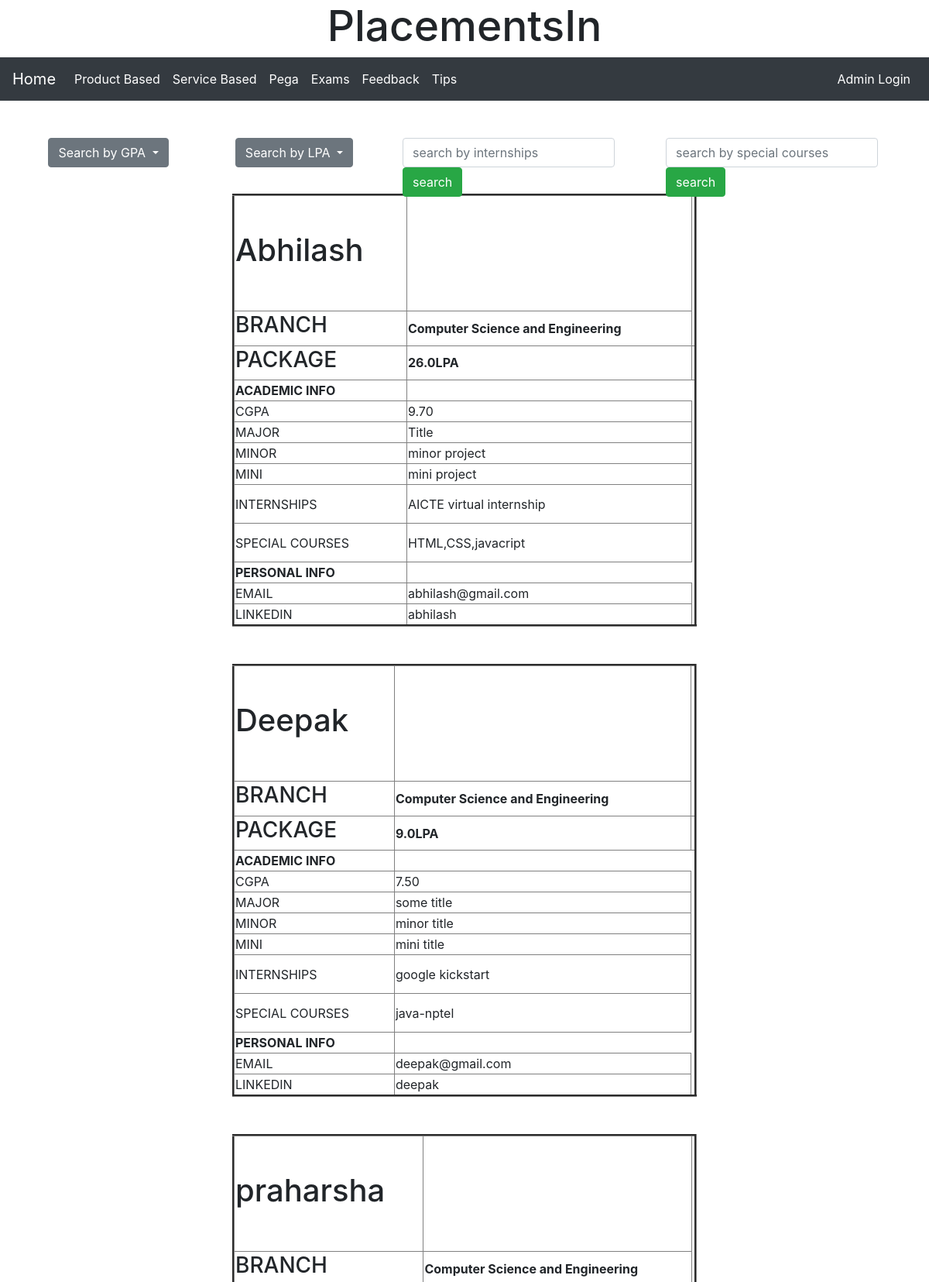
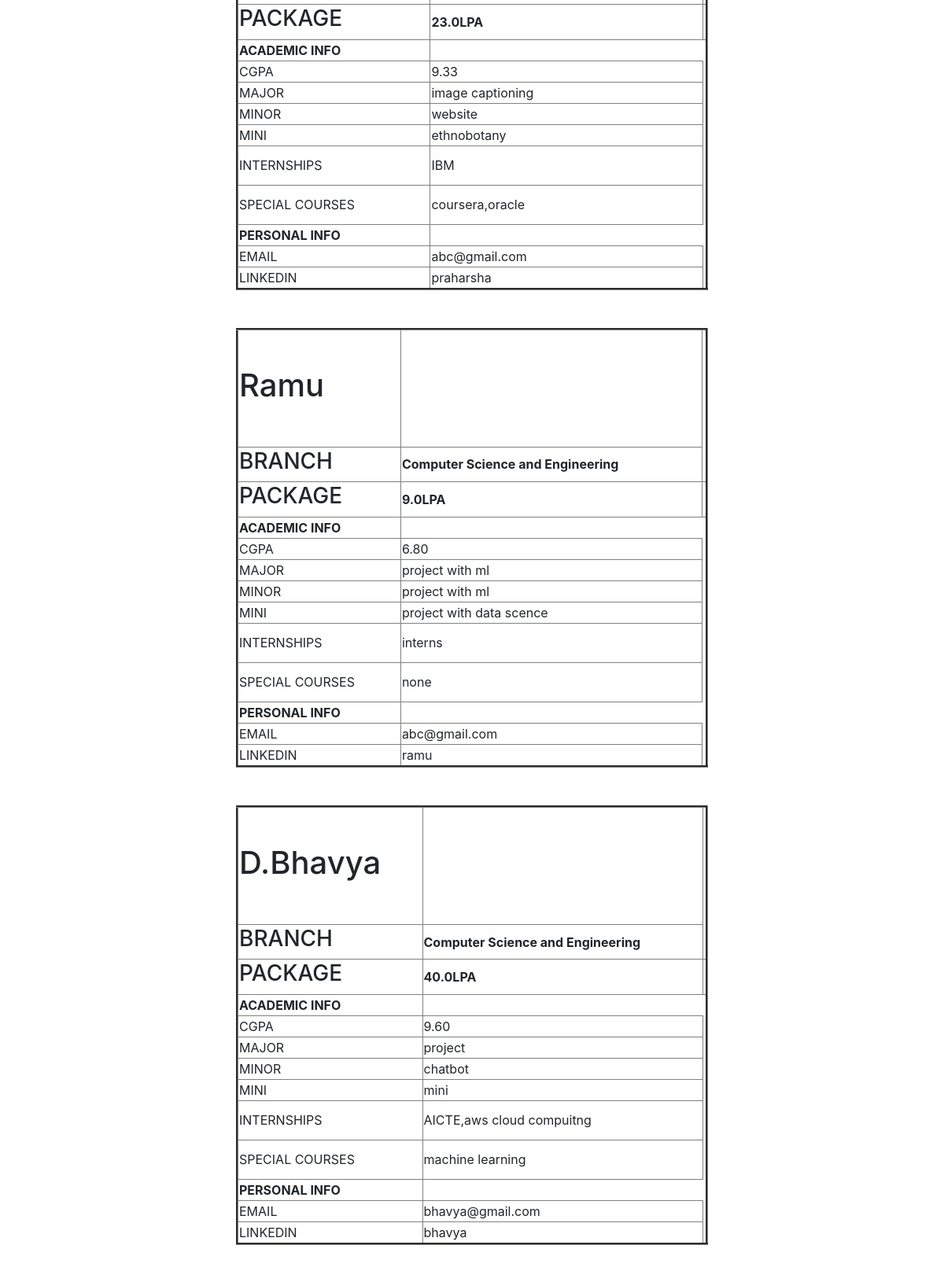
/microsoft (upper part), run on the app's committed database (2 pictures, top to bottom).
### profiles/models.py (models this page shows)
class Profiles(models.Model):
    name=models.CharField(max_length=120,default='Some name')
    branch=models.CharField(max_length=120,default='Some branch')
    jobtitle=models.CharField(max_length=120)
    cgpa=models.DecimalField(decimal_places=2,max_digits=1000)
    major=models.CharField(max_length=120)
    mini=models.CharField(max_length=120)
    minor=models.CharField(max_length=120)
    internships=models.TextField(null=True,blank=True)
    special_courses=models.TextField(null=True,blank=True)
    email=models.EmailField(max_length=250)
    LinkedIn=models.CharField(max_length=200)
    org=models.CharField(max_length=120,default='some company')
    package_LPA=models.DecimalField(decimal_places=1,max_digits=1000,default=5)

### profiles/views.py (the view)
# urls.py: path('microsoft',Microsoft),
def Microsoft(request):
    obj=Profiles.objects.filter(org='microsoft').values()
    if request.method == "GET":
        st=request.GET.get('searchinterns')
        st1 = request.GET.get('searchspecialcourses')
        if st!=None:
            obj=Profiles.objects.filter(internships__icontains=st,org='microsoft')
        if st1!=None:
            obj=Profiles.objects.filter(special_courses__icontains=st1,org='microsoft')
    context = {
        'obj':obj
    }
    return render(request,'microsoft.html',context)

### templates/microsoft.html (shortened to what this page needs)
<!doctype html>
{% extends 'base.html' %}
{% block content %}
<html lang="en">
  <head>
    <link rel="stylesheet" href="https://cdn.jsdelivr.net/npm/bootstrap@4.4.1/dist/css/bootstrap.min.css">
  </head>
  <body>
  <center>
    <br>
    <br>
    <div style="width:200px;height:50px;margin-left:40px;float:left;" class="dropdown">
  <button class="btn btn-secondary dropdown-toggle" type="button" id="GPAMenuButton" data-toggle="dropdown" aria-haspopup="true" aria-expanded="false">
    Search by GPA
  </button>
</div>
   <div style="width:200px;height:50px;margin-left:40px;float:left;"  class="dropdown" >
  <button class="btn btn-secondary dropdown-toggle" type="button" id="LPAMenuButton" data-toggle="dropdown" aria-haspopup="true" aria-expanded="false">
    Search by LPA
  </button>
</div>
<div style="width:300px;height:50px;margin-left:40px;float:left;">
    <form action="" method="get" class="form-inline">
        <input type="text" class="form-control" name="searchinterns" placeholder="search by internships"/>
        <input type="submit" value="search" class="btn btn-success">
    </form>
</div>
      <div style="width:300px;height:50px;margin-left:40px;float:left;">
    <form action="" method="get" class="form-inline">
        <input type="text" class="form-control" name="searchspecialcourses" placeholder="search by special courses"/>
        <input type="submit" value="search" class="btn btn-success">
    </form>
</div>
</center>
<br>
<br>
<br>
 {% for x in obj %}
 <center>
 <table border='3' style="width:50%;">
 <tr style="height:150px;">
 <td><h1>{{x.name}}</h1></td>
 <td>   </td>
 </tr>
 <tr>
 <td><h3>BRANCH</h3></td>
 <td><b>{{x.branch}}</b></td>
 </tr>
 <tr>
 <td><h3>PACKAGE</h3></td>
 <td><b>{{x.package_LPA}}LPA</b><td>
 </tr>
 <tr>
 <th>ACADEMIC INFO</th>
 </tr>
 <tr>
 <td>CGPA</td>
 <td>{{x.cgpa}}</td>
 </tr>
 <tr>
 <td>MAJOR</td>
 <td>{{x.major}}</td>
 </tr>
 <tr>
 <td>MINOR</td>
 <td>{{x.minor}}</td>
 </tr>
 <tr>
 <td>MINI</td>
 <td>{{x.mini}}</td>
 </tr>
 <tr style="height:50px;">
 <td>INTERNSHIPS</td>
 <td>{{x.internships}}</td>
 </tr>
 <tr style="height:50px">
 <td>SPECIAL COURSES</td>
 <td>{{x.special_courses}}</td>
 </tr>
 <tr>
 <th>PERSONAL INFO</th>
 </tr>
 <tr>
 <td>EMAIL</td>
 <td>{{x.email}}</td>
 </tr>
 <tr>
 <td>LINKEDIN</td>
 <td>{{x.LinkedIn}}</td>
 </tr>
 </table>
 </center>
 <br>
 <br>
 {% endfor %}
  </body>
</html>
{% endblock %}

### data on the page
Profiles: name "Abhilash", branch "Computer Science and Engineering", package_LPA "26.0", cgpa "9.70", major "Title", minor "minor project", mini "mini project", internships "AICTE virtual internship", special_courses "HTML,CSS,javacript", email "abhilash@gmail.com", LinkedIn "abhilash"
Profiles: name "Deepak", branch "Computer Science and Engineering", package_LPA "9.0", cgpa "7.50", major "some title", minor "minor title", mini "mini title", internships "google kickstart", special_courses "java-nptel", email "deepak@gmail.com", LinkedIn "deepak"
Profiles: name "praharsha", branch "Computer Science and Engineering", package_LPA "23.0", cgpa "9.33", major "image captioning", minor "website", mini "ethnobotany", internships "IBM", special_courses "coursera,oracle", email "abc@gmail.com", LinkedIn "praharsha"
Profiles: name "Ramu", branch "Computer Science and Engineering", package_LPA "9.0", cgpa "6.80", major "project with ml", minor "project with ml", mini "project with data scence", internships "interns", special_courses "none", email "abc@gmail.com", LinkedIn "ramu"
Profiles: name "D.Bhavya", branch "Computer Science and Engineering", package_LPA "40.0", cgpa "9.60", major "project", minor "chatbot", mini "mini", internships "AICTE,aws cloud compuitng", special_courses "machine learning", email "bhavya@gmail.com", LinkedIn "bhavya"
